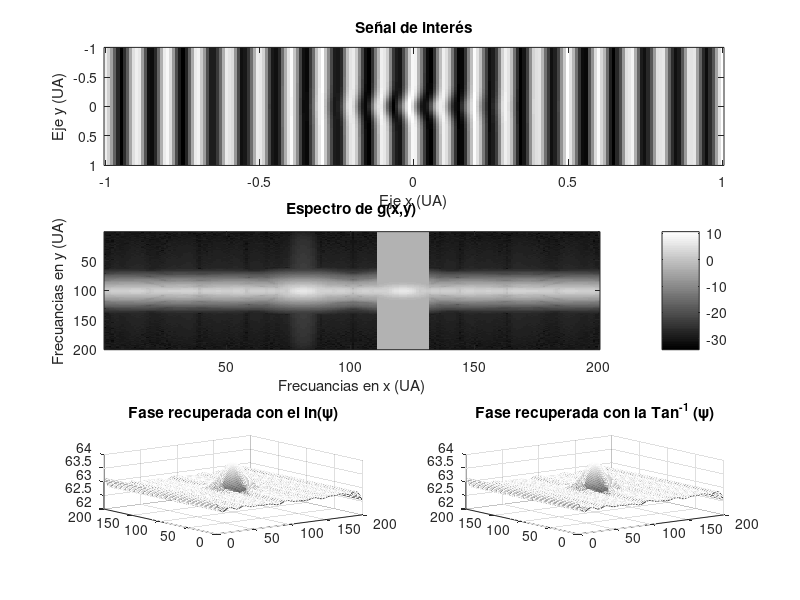

MATLAB code to generate this figure:
%% Este es un script que nos permite visualizar el desempeño del método
% de Fourier o de Takeda para extraer la fase con una sola señal

%% PROGRAMA PRINCIPAL

%Creamos el patrón de franjas
%Número de datos
numDatos=200;
x=linspace(-1,1,numDatos);
y=x;
% Creamos la rejilla de interés
[X,Y]=meshgrid(x,y);
%Frecuencia de la portadora 
f0=10;
% Phi es la fase de nuestro interés (gaussiana)
ancho=0.2;
phi=exp(-(X.^2 + Y.^2)/ancho.^2);


%% Creamos la señal de interés
%Creamos el término cte
a= 1 + 0.1*(rand(1,numDatos)-0.5)/2;
%Creamos el término de amplitud
b= 0.8+ 0.5*(rand(1,numDatos)-0.5)/2;
%Creamos la señal de interés
g=a+b.*cos(2*pi*f0*X+phi);

%% Método de Takeda
% Aplicamos transformada de Fourier
G=fftshift(fft2(g)); %Caso discreto 2 dimensional y correjido

%Creamos el filtro pasa banda en 2D
filtro=zeros(numDatos,numDatos);
%Definimos el ancho de banda
bandwidth=10;
%Definimos la frecuencia central
frecCentral=121;
filtro(:,frecCentral-bandwidth:frecCentral+bandwidth)=1;
%Filtramos la señal
GF=G.*filtro;

%Opción 1: Sin eliminar la portadora
c=ifft2(fftshift(GF));
%Finalmente, determinamos la fase envuelta
psiLog=imag(log(c));
psiTan=atan2(imag(c),real(c));

%Desenvolvemos la fase
phiLog=psiLog;
phiTan=psiTan;

%Desenvolvemos la primera columna
phiLog(:,1)=unwrap(phiLog(:,1));
phiTan(:,1)=unwrap(phiTan(:,1));

%Desenvolvemos renglon por renglon
for q=1:numDatos
phiLog(q,:)=unwrap(phiLog(q,:));
phiTan(q,:)=unwrap(phiTan(q,:));
end
%% Mostramos resultados 
colormap gray
subplot(3,1,1)
imagesc(x,y,g)
title('Señal de interés')
xlabel('Eje x (UA)')
ylabel('Eje y (UA)')

%Mostramos el espectro de g(x,y)
subplot(3,1,2)
imagesc(log(abs(G) + 0.05*filtro))
%plot(log(abs(G(101,:))))
colorbar
title('Espectro de g(x,y)')
xlabel('Frecuancias en x (UA)')
ylabel('Frecuancias en y (UA)')

%Mostramos las fases obtenidas
subplot(3,2,5)
mesh(phiLog - 2*pi*f0*X)
title('Fase recuperada con el ln(\psi)')
subplot(3,2,6)
mesh(phiTan - 2*pi*f0*X)
title('Fase recuperada con la Tan^{-1} (\psi)')



